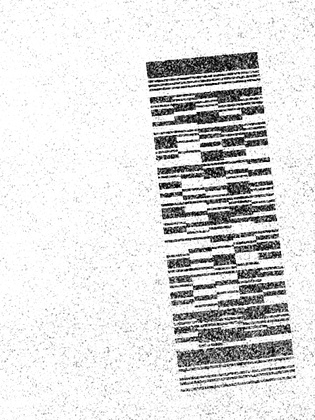
%> input picture img_test/lv2.jpg, 315 x 420 px, shrunk from 490 x 653 before the run
$ octave test_imgBilinear.m   (GNU Octave 9; MATLAB toolbox functions it lacks are replaced by stand-ins)
%> lines starting %> are read from the running program, lines starting %| are printed output that depends on the picture; in (x1, y1, x2, y2) boxes, pixels count from 0 and x2, y2 are one past the last pixel; in counts of white or black regions, pixels touching at a corner belong together; the program's own positions count from 1
### src/ostu.m
%二值化
function img_bin = ostu(img) %img 为灰度图
    show_details=0;
%    img = rgb2gray(img);
%    figure
%    imshow(img); title('二值化前');

    count=imhist(img); %灰度直方图
    [row,col]= size(img);
    count = count/(row*col);%归一化
%    figure
%    plot(count); title('灰度直方图');

    u=sum((1:256)*count(1:256)); %整幅图像的均值

    %找到灰度级的边界
    L=256;
    for i=1:L
       if(count(i)~=0)
           st=i; break; end
    end
    for i=L:-1:1
       if(count(i)~=0)
           nd=i; break; end
    end

    w0 = zeros(1,256); %前景像素比例
    u0 = zeros(1,256); %前景像素期望
    g  = zeros(1,256);
    for t=st:nd
        w0(t)=sum(count(st:t)); %前t个像素的累加概率
        u0(t)=sum((st:t)*count(st:t))/w0(t);%前t个像素的像素期望值
    end
    for t=st:nd
       g(t)=w0(t)*(u-u0(t))^2/(1-w0(t));%计算类间方差g(t)
    end
% [7 lines of commented-out code are left out]
    max_g = max(g);
    for i=1:256
       if(g(i) == max_g)
           t=i; break; %计算所得的最佳阈值
       end
    end

    img_bin = uint8(zeros(row,col));
    for r=1:row
        for c=1:col
            if(img(r,c)>t)
                img_bin(r,c)=255;
            else
                img_bin(r,c)=0;
            end
        end
    end
%%
    if(show_details==1)
        figure('Name','ostu');
        imshow(img_bin); title(['二值化后（阈值:',num2str(t),')']);

        level = graythresh(img);
        bw = im2bw(img,level);
        level = level*255; %标准阈值
        figure
        imshow(bw); title(['im2bw的输出(阈值：',num2str(level),'）']);
    end
end

### src/imgErode.m
%腐蚀
%Reference: http://angeljohnsy.blogspot.com/2012/09/image-erosion-without-using-matlab.html
function img_erodee = imgErode (img_in, structor)
    [irow,icol] = size(img_in);%输入图片的大小
    [srow,scol] = size(structor);%结构元素的大小

    structor = logical(structor);
    %扩展图像,四周补1
    img_padded = ones(irow+2*srow,icol+2*scol);
    img_padded(srow:irow+srow-1,scol:icol+scol-1) = img_in;
    img_erodee = zeros(irow+2*srow,icol+2*scol);

    s_r_c = ceil(srow/2);%结构元素的中点作为原点
    s_c_c = ceil(scol/2);

    for r = 1:(irow+srow)
       for c = 1:(icol+scol)
           %如果[结构元素]包含于[当前结构元素所覆盖的原图像]
           if((img_padded(r:r+srow-1,c:c+scol-1)&structor) == structor)
               img_erodee(r+s_r_c-1,c+s_c_c-1) = 1;
           end
       end
    end

    img_erodee = logical(img_erodee(srow:irow+srow-1,scol:icol+scol-1));
end

### src/imgDilate.m
%膨胀
function img_dilate = imgDilate (img_in, structor)
    [irow,icol] = size(img_in);%输入图片的大小
    [srow,scol] = size(structor);%结构元素的大小

    %扩展图像
    structor = logical(structor);
    img2 = zeros(irow+2*srow,icol+2*scol);
    img2(srow:irow+srow-1,scol:icol+scol-1) = img_in;
    img_dilate = zeros(irow+2*srow,icol+2*scol);

    s_r_c = ceil(srow/2);%结构元素的中点作为原点
    s_c_c = ceil(scol/2);

    for r = 1:(irow+srow)
       for c = 1:(icol+scol)
           if(img2(r+s_r_c-1,c+s_c_c-1)>0)
               img_dilate(r:r+srow-1,c:c+scol-1) = img_dilate(r:r+srow-1,c:c+scol-1) | structor;
           end
       end
    end

    img_dilate = logical(img_dilate(srow:irow+srow-1,scol:icol+scol-1));
end

### src/struDiskGenerator.m
%圆形结构元素生成
%输入圆的半径r
function disk = struDiskGenerator(r)
    disk = zeros(2*r+1);
    for i = 1:2*r+1
       for j = 1:2*r+1
          if(round(sqrt((i-r-1)^2+(j-r-1)^2))<=r)
             disk(i,j) = 1;
          end
       end
    end
end

### src/imgHoughLine.m
%hough直线变换
%输入img_bin 为反转后的二值图像,
%返回lines保存得到的四条边界直线的参数
%line保存边界直线 lines(:,1)为在img_hough中对应点的值; lines(:,2)为rho; lines(:,3)为theta
%points保存直线的交点,第一维到原点的距离，第二维x坐标，第三维y坐标
function [lines, points] = imgHoughLine(img_bin)
    show_detail = 1; %是否显示中间过程
%% sec---1
    %将图像揉成团
%{
    structor_erode2 = [0,1,0;
                       1,1,1;
                       0,1,0];
    structor_dilate2 = ones(9);
%}
    stru_disk = struDiskGenerator(20);
    img_closed = img_bin;
    for i = 1:2
        img_closed = imgDilate(img_closed,stru_disk);
        img_closed = imgErode(img_closed,stru_disk);
    end

    %提取边缘
    structor3 = ones(3);
    img_edge = imgDilate(img_closed,structor3)-img_closed;

%% disp
    if(show_detail == 1)
%        figure('Name','imgHhoughLine');
%        subplot(211); imshow(img_bin); title('原图');
%        subplot(212); imshow(img_closed); title('揉成团');
        figure('Name','imgHhoughLine'); imshow(img_edge); title('边缘');
    end

%% sec---2
    %Hough直线变换
    %input: img_edge
    %output: hough[rho][theta]
    img_edge = logical(img_edge);

    %建立累加矩阵
    [rows,cols] = size(img_edge);
    rho_max = ceil(sqrt(cols*cols+rows*rows));
    theta_max = 180;
    img_hough = zeros(2*rho_max+1,theta_max); % -rho_max < rho < rho_max

    %遍历图像
    for y = 1:rows
       for x = 1:cols
          if(img_edge(y,x) > 0)
              for theta = 1:180 %度  %sin(x) x是以弧度为单位 ！！！！！
                 rho = ceil(y*sin(theta*pi/180)+x*cos(theta*pi/180))+rho_max; %因为索引必须为正，所以需要对rho进行平移
                 img_hough(rho,theta) = img_hough(rho,theta) + 1;
              end
          end
       end
    end

    %拓展
    ext_size = 10;
    [rows,cols] = size(img_hough);
%    half_rows=round(rows/2);
    half_cols=round(cols/2);
    img_hough_ext = zeros(rows+2*ext_size,cols+2*ext_size);
    img_hough_ext(1+ext_size:rows+ext_size,1+ext_size:cols+ext_size) = img_hough;

    %找出峰值最高的4条直线
    lines = zeros(4,3); %lines(:,1)为在img_hough中对应点的值; lines(:,2)为rho; lines(:,3)为theta
    mask = zeros(2*ext_size);
    theta_a = 0; theta_b = 0; %搜索的theta范围
    for i = 1:4
        if(i<=2) %间接说明了lines(1)和lines(2)是平行的
            theta_a = 1+ext_size; theta_b = 90+ext_size;
        end
        if(i>=3)
            theta_a = 91+ext_size; theta_b = 180+ext_size;
        end
        peak = max(max(img_hough_ext(:,theta_a:theta_b)));

        [rows,cols] = size(img_hough_ext);
        for rh = 1:rows
           for th = theta_a:theta_b
              if(img_hough_ext(rh,th) == peak), break; end
           end
           if(img_hough_ext(rh,th) == peak), break; end
        end
        rh = rh-ext_size;
        th = th-ext_size;
        lines(i,:) = [peak,rh,th];
        img_hough_ext(rh:rh+2*ext_size-1,th:th+2*ext_size-1) = mask;
    end

%% cross points
    % 寻找直线交点
    %                       |cos(theta1) cos(theta2)|
    % [rho1 rho2] = [x y] * |                       |
    %                       |sin(theta1) sin(theta2)|
    %                                 （M 矩阵）

    [rows,cols] = size(img_bin);
    %points(:,1) |points(:,2) |points(:,3) |points(:,4)
    %到原点的距离 |x坐标       |y坐标        |指明点的序号
    points = zeros(4,4);
    p = 1;
    for i = 1:3
       for j = i+1:4
           if(abs(lines(i,3)-lines(j,3))>20)%两条直线不平行 20为“经验值”
               rho1 = lines(i,2)-rho_max; %因为索引必须为正所以对rho进行平移，实际使用时将其平移回去
               rho2 = lines(j,2)-rho_max;
               Rho = [rho1,rho2];
               theta1 = lines(i,3)*pi/180;
               theta2 = lines(j,3)*pi/180;
               M = [cos(theta1),cos(theta2);sin(theta1),sin(theta2)];
               xy = Rho/M;
               if(0<xy(1)&&xy(1)<=cols && 0<xy(2)&&xy(2)<=rows)
                   points(p,:) = [sqrt(xy(1)^2+xy(2)^2),round(xy(1)),round(xy(2)),p];
                   p = p+1;
               end
           end
       end
    end

%% disp
    if(show_detail == 1)
        figure('Name','imgHhoughLine'); mesh(img_hough);  title('直线变换后');
        figure('Name','imgHhoughLine'); mesh(img_hough_ext); title('削峰后');
        figure('Name','imgHhoughLine');
        imshow(img_bin); hold on;
        plot(points(:,2),points(:,3),'Marker','O','Color','red');
        hold off;
        title('找到的边界直线的交点');
    end
end

### src/imgBilinear.m
%双线性变换
%                     i
% x    c1 c2 c3 c4    j
%    =             *  i*j
% y    c5 c6 c7 c8    1
% ((i,j)为原图像的点，(x,y)为新图的点)
% --> x = c1*i + c2*j + c3*i*j + c4
%     y = c5*i + c6*j + c7*i*j + c8

%输入二值图像和二维码的四个顶点坐标，输出双线性变换后的图像，未插值
%points 第一列存到原点的距离，第二三列分别存x和y坐标，
%       第四列保存点的序号（通过序号可以确定各个点的相对关系）
%       序号1和4处于对角位置，2和3对角，（由imgHough中交点直线的求法决定）
function img_bilinear = imgBilinear(img_bin, points)
%   img_bin = img_417;
    show_detail = 1;%置为1时显示中间结果

    P1 = sortrows(points,4);%根据序号排序，便于寻找相应序号的点
    %P(1)为到原点距离最小的点
    P =sortrows(points,1);
    %P(4)与P(1)对角
    if(P(1,4)==1)
        P(2,:) = P1(2,:);
        P(3,:) = P1(3,:);
        P(4,:) = P1(4,:);
    end
    if(P(1,4)==2)
        P(2,:) = P1(1,:);
        P(3,:) = P1(4,:);
        P(4,:) = P1(3,:);
    end
    if(P(1,4)==3)
        P(2,:) = P1(1,:);
        P(3,:) = P1(4,:);
        P(4,:) = P1(1,:);
    end
    if(P(1,4)==4)
        P(2,:) = P1(2,:);
        P(3,:) = P1(3,:);
        P(4,:) = P1(1,:);
    end


    %P(2)到P(1)的距离比P(3)到P(1)的距离小
    len_12 = (P(1,2)-P(2,2))^2+(P(1,3)-P(2,3))^2; %|P1 P2|
    len_13 = (P(1,2)-P(3,2))^2+(P(1,3)-P(3,3))^2; %|P1 P3|
    temp = zeros(1,4);
    if(len_12>len_13)
        temp = P(2,:);
        P(2,:) = P(3,:);
        P(3,:) = temp;
    end

    %%
    Pa = P(:,2:3);
    height = round(sqrt((Pa(1,1)-Pa(2,1))^2+(Pa(1,2)-Pa(2,2))^2)); %高度 = |Pa1 Pa2|
    width = round(sqrt((Pa(1,1)-Pa(3,1))^2+(Pa(1,2)-Pa(3,2))^2));  %宽度 = |Pa1 Pa3|

    O = [80;80]; %新图的原点
    Pb = zeros(2,4); %新图坐标
    Pb(:,1) = O;
    Pb(:,2) = O + [0;height];
    Pb(:,3) = O + [width;0];
    Pb(:,4) = O + [width;height];


%求变换矩阵
% x = c1*i + c2*j + c3*i*j + c4
    M = [Pa(1,1),Pa(2,1),Pa(3,1),Pa(4,1);
         Pa(1,2),Pa(2,2),Pa(3,2),Pa(4,2);
         [Pa(1,1),Pa(2,1),Pa(3,1),Pa(4,1)].*[Pa(1,2),Pa(2,2),Pa(3,2),Pa(4,2)];
         [1,1,1,1]];
    C = Pb/M; %变换矩阵

%%
%对图像进行变换
    [rows,cols] = size(img_bin);
    map = zeros(rows*cols,5); %第一二维存原来的坐标，三四维存新坐标，第五维存像素值
    img_bilinear = uint8(zeros(height+2*O(1),width+2*O(2)));
    for y = 1:rows
       for x = 1:cols
          if(img_bin(y,x) > 0)
             xy = round(C*[x;y;x*y;1]);
             img_bilinear(xy(2),xy(1)) = 255;

              if(show_detail == 1)
                 k = cols*(y-1)+x;
                 map(k,:) = [x,y,xy(1),xy(2),img_bin(y,x)];
              end
          end
       end
    end

%%
%显示结果
    if(show_detail == 1)
        figure;
        plot(map(:,1),map(:,2),'.','Color','red');
        hold on;
        plot(map(:,3),map(:,4),'.','Color','green');
        plot(Pa(:,1),Pa(:,2),'Marker','o','Color','blue');
        plot(Pb(1,:),Pb(2,:),'Marker','*','Color','black');
        hold off;
        legend('矫正前','矫正后','矫正前','矫正后');
    end
end

### src/test_imgBilinear.m
%双线性变换
%                     i
% x    c1 c2 c3 c4    j
%    =             *  i*j
% y    c5 c6 c7 c8    1
% ((i,j)为原图像的点，(x,y)为新图的点)
% --> x = c1*i + c2*j + c3*i*j + c4
%     y = c5*i + c6*j + c7*i*j + c8

%%
% [4 lines of commented-out code are left out]
img_rgb = imread('../img_test/lv2.jpg'); img_gray = rgb2gray(img_rgb);
%> further down, img_rgb is the input picture: size 420x315x3 uint8; min 0, max 255, mean 220.2

%二值化  对lv2.jpg的效果不理想
img_bin = ostu(img_gray);
%> in ostu, `count=imhist(img);`: count = 256 values, max 34238 at index 256, min 64 at index 8, mean 516.8
%> in ostu, `count = count/(row*col);`: count = 256 values, max 0.259 at index 256, min 0.000484 at index 8, mean 0.00391
%> in ostu, `u=sum((1:256)*count(1:256));`: u = 221.2
%> after the loop in ostu, `for i=1:L`: st = 1
%> after the loop in ostu, `for i=L:-1:1`: nd = 256
%> after the loop in ostu, `for t=st:nd`: u0 = 256 values from 1 to 221.2; w0 = 256 values from 0.00371 to 1
%> after the loop in ostu, `for t=st:nd`: g = 256 values, max 3648.4 at index 163, min -1.46e-11 at index 256, mean 2657.8
%> in ostu, `max_g = max(g);`: max_g = 3648.4
%> after the loop in ostu, `for i=1:256`: t = 163
%> after the loop in ostu, `for r=1:row`:
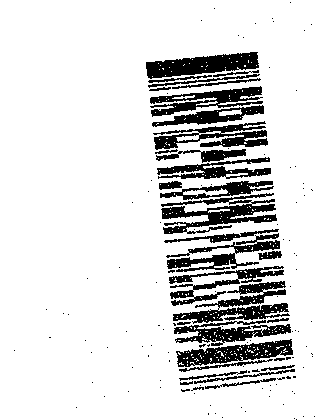
%> img_bin: size 420x315 uint8; 84.5% white; 140 black regions (108 under 20 px), largest, box (x1, y1, x2, y2) and area: (161, 193, 277, 234) 2102, (173, 281, 290, 324) 1923, (146, 52, 259, 79) 1801
%取反
img_bin = ~logical(img_bin);

%去除噪声
structor3 = ones(3);
img_opened = img_bin;
for i = 1:1
    img_opened = imgErode(img_opened,structor3);
    img_opened = imgDilate(img_opened,structor3);
end

%得到二维码的四个顶点
[lines, points] = imgHoughLine(img_opened);
%> after the loop in imgHoughLine, `for y = 1:rows`:
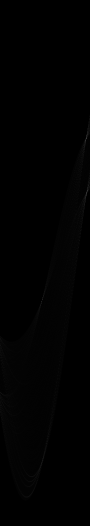
%> img_hough: size 1051x180 double (shown at 1/2 size); min 0, max 139, mean 1
%> after the loop in imgHoughLine, `for y = 1:rows`: rho = 338
%> the loop in imgHoughLine, `for i = 1:4` made 4 passes
%> peak on passes 1 to 4: 92, 37, 139, 129
%> after the loop in imgHoughLine, `for i = 1:4`:
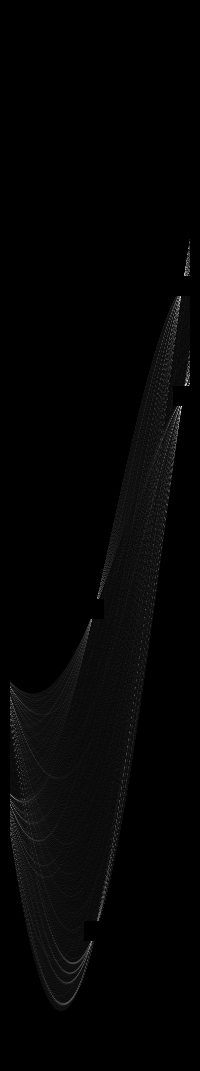
%> img_hough_ext: size 1071x200 double; min 0, max 49, mean 0.8; drawn with min black and max white
%> after the loop in imgHoughLine, `for i = 1:4`: lines = [92 600 85; 37 922 85; 139 277 173; 129 387 174]; rh = 387; th = 174; theta_a = 101; theta_b = 190
%> after the loop in imgHoughLine, `for i = 1:3`: M = [0.0872 -0.995; 0.996 0.105]; Rho = [397 -138]; p = 5; points = [261.7 256 53 1; 158.2 145 63 2; 475.7 296 373 3; 422.6 179 383 4]; rho1 = 397; rho2 = -138; theta1 = 1.48; theta2 = 3.04; xy = [179 382.9]
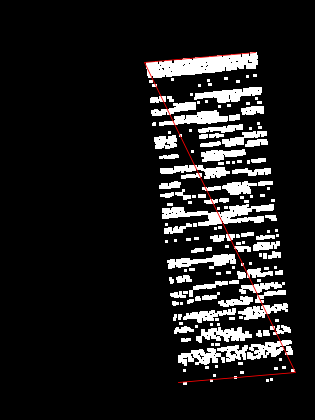
%> figure redrawn from the program's plot data; its title reads '找到的边界直线的交点'
%> lines = [92 600 85; 37 922 85; 139 277 173; 129 387 174]

%双线性变换
img_bilinear = imgBilinear(img_opened,points);
%> in imgBilinear, `P1 = sortrows(points,4);`: P1 has the same summary as points in imgHoughLine
%> in imgBilinear, `P =sortrows(points,1);`: P = [158.2 145 63 2; 261.7 256 53 1; 422.6 179 383 4; 475.7 296 373 3]
%> in imgBilinear, `len_12 = (P(1,2)-P(2,2))^2+(P(1,3)-P(2,3))^2;`: len_12 = 12421
%> in imgBilinear, `len_13 = (P(1,2)-P(3,2))^2+(P(1,3)-P(3,3))^2;`: len_13 = 103556
%> in imgBilinear, `Pa = P(:,2:3);`: Pa = [145 63; 256 53; 179 383; 296 373]
%> in imgBilinear, `height = round(sqrt((Pa(1,1)-Pa(2,1))^2+(Pa(1,2)-Pa(2,2))^2));`: height = 111
%> in imgBilinear, `width = round(sqrt((Pa(1,1)-Pa(3,1))^2+(Pa(1,2)-Pa(3,2))^2));`: width = 322
%> in imgBilinear, `M = [Pa(1,1),Pa(2,1),Pa(3,1),Pa(4,1); Pa(1,2),Pa(2,2),Pa(3,2),Pa(4,2);..`: M = [145 256 179 296; 63 53 383 373; 9135 13568 68557 110408; 1 1 1 1]
%> in imgBilinear, `C = Pb/M;`: C = [0.0906 0.999 -1.45e-05 4.04; 1 -0.0764 -0.00016 -58.65]
%> after the loop in imgBilinear, `for y = 1:rows`:
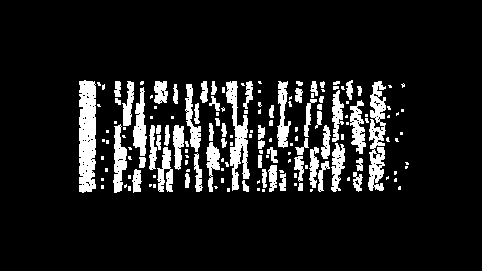
%> img_bilinear: size 271x482 uint8; 11% white; 158 white regions (93 under 20 px), largest, box (x1, y1, x2, y2) and area: (79, 80, 96, 193) 1722, (368, 81, 386, 191) 1210, (226, 81, 250, 191) 1094
%> after the loop in imgBilinear, `for y = 1:rows`: k = 121147; xy = [405; 87]
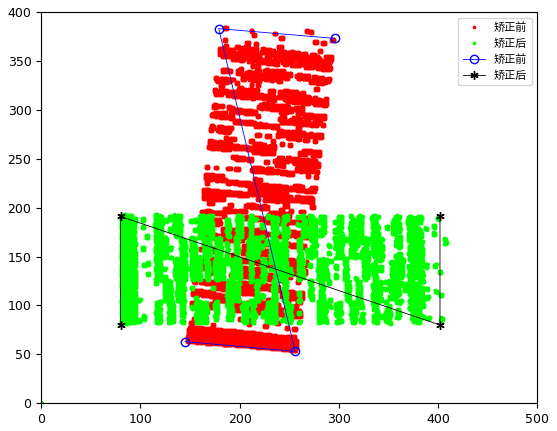
%> figure redrawn from the program's plot data

%临近插值 （效果不理想,改用闭运算）
% img_interpolation = imgInterpolation(img_bilinear);

img_interpolation = imgDilate(img_bilinear,structor3);
img_interpolation = imgErode(img_interpolation,structor3);
%> call 4 of imgErode, with structor = [1 1 1; 1 1 1; 1 1 1]
%> in imgErode (call 4), `img_erodee = logical(img_erodee(srow:irow+srow-1,scol:icol+scol-1));`:
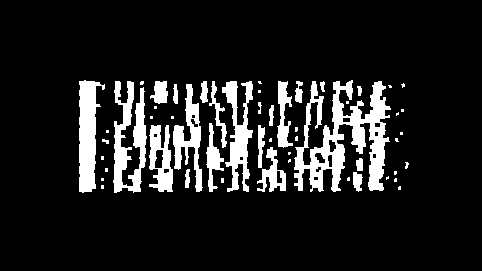
%> img_erodee: size 271x482 logical; 12.3% white; 53 white regions (30 under 20 px), largest, box (x1, y1, x2, y2) and area: (294, 80, 391, 192) 4725, (113, 81, 147, 193) 2037, (79, 80, 105, 193) 1858


%%
%显示结果
figure;
subplot(221);imshow(img_bin); title('二值化并取反后');
subplot(223);imshow(img_bilinear); title('矫正后的二维码');
subplot(224);imshow(img_interpolation); title('插值后的二维码');
